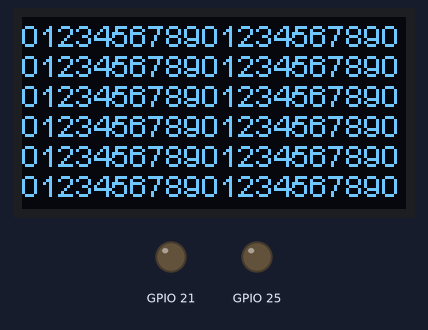
Simulated run of this sketch. Board: ESP8266 (NodeMCU). Shown: 128×64 one-colour display, output pins drawn as LEDs (lit = HIGH).

Above: at 0.2 s.
At 5.2 s:
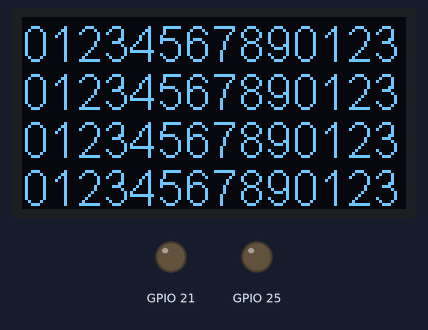
At 15.3 s:
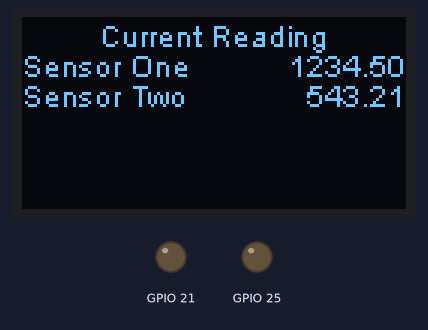
At 20.3 s:
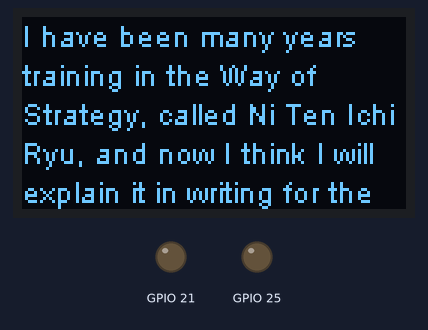
At 35.4 s:
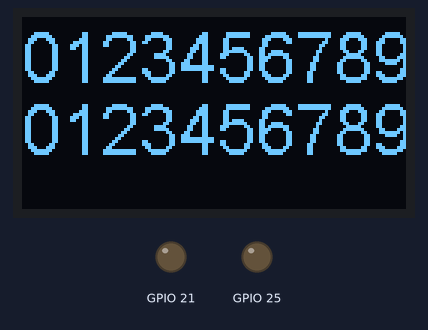

Measured:
- what the display in image 0 shows lasts 5.0 s, from 0.2 s to 5.2 s

The sketch:

HeltecLoRaV3TextDemo.ino
```cpp
#include <Wire.h>
#include "HT_SSD1306Wire.h"

SSD1306Wire  factory_display(0x3c, 500000, SDA_OLED, SCL_OLED, GEOMETRY_128_64, RST_OLED); // addr , freq , i2c group , resolution , rst

void VextON(void)
{
  pinMode(Vext,OUTPUT);
  digitalWrite(Vext, LOW);
}

void VextOFF(void) //Vext default OFF
{
  pinMode(Vext,OUTPUT);
  digitalWrite(Vext, HIGH);
}

void setup()
{
	Serial.begin(115200);
	VextON();
	delay(100);
	factory_display.init();
	factory_display.clear();
	factory_display.display();

	pinMode(LED ,OUTPUT);
	digitalWrite(LED, LOW);
}

void loop()
{
  factory_display.clear();
  factory_display.display();
  factory_display.setFont(ArialMT_Plain_10);
  factory_display.drawString(0, 0, "012345678901234567890");
  factory_display.drawString(0, 10, "012345678901234567890");
  factory_display.drawString(0, 20, "012345678901234567890");
  factory_display.drawString(0, 30, "012345678901234567890");
  factory_display.drawString(0, 40, "012345678901234567890");
  factory_display.drawString(0, 50, "012345678901234567890");
  factory_display.display();
  delay(5000);
  factory_display.clear();
  factory_display.display();
  factory_display.setFont(ArialMT_Plain_16);
  factory_display.drawString(0, 0, "01234567890123");
  factory_display.drawString(0, 16, "01234567890123");
  factory_display.drawString(0, 32, "01234567890123");
  factory_display.drawString(0, 48, "01234567890123");
  factory_display.display();
  delay(5000);
  factory_display.clear();
  factory_display.display();
  factory_display.setFont(ArialMT_Plain_24);
  factory_display.drawString(0, 0, "012345678901234567890");
  factory_display.drawString(0, 24, "012345678901234567890");
  factory_display.display();
  delay(5000);
  factory_display.clear();
  factory_display.display();
  factory_display.setFont(ArialMT_Plain_10);
  factory_display.setTextAlignment(TEXT_ALIGN_CENTER);
  factory_display.drawString(64, 0, "Current Reading");
  factory_display.setTextAlignment(TEXT_ALIGN_LEFT);
  factory_display.drawString(0, 10, "Sensor One");
  factory_display.setTextAlignment(TEXT_ALIGN_RIGHT);
  factory_display.drawString(128, 10, "1234.50");
  factory_display.setTextAlignment(TEXT_ALIGN_LEFT);
  factory_display.drawString(0, 20, "Sensor Two");
  factory_display.setTextAlignment(TEXT_ALIGN_RIGHT);
  factory_display.drawString(128, 20, "543.21");
  factory_display.display();
  delay(5000);
  factory_display.clear();
  factory_display.display();
  factory_display.setFont(ArialMT_Plain_10);
  factory_display.setTextAlignment(TEXT_ALIGN_LEFT);
  factory_display.drawStringMaxWidth(0, 0, 128,"I have been many years training in the Way of Strategy, called Ni Ten Ichi Ryu, and now I think I will explain it in writing for the first time." );
  factory_display.display();
  delay(5000);
}
```
